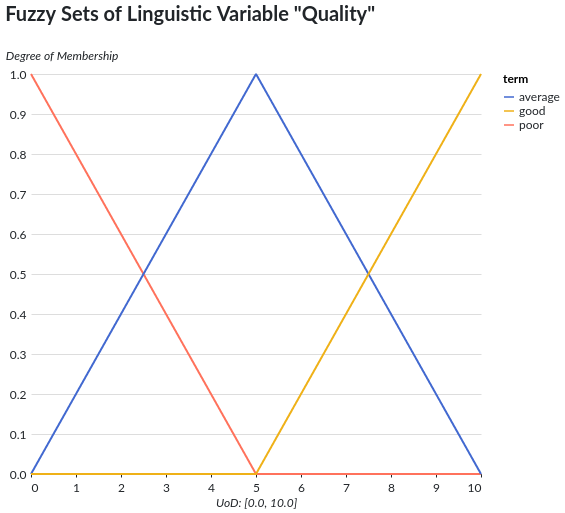

The notebook cell saved with this chart:
### Code cell
plot_linguistic_variable(quality)

### Figure 1 — Vega-Lite specification as saved in the notebook (floating-point values rounded to 4 significant figures; data arrays with more than 128 entries replaced by an {"elided": "..."} marker saying what was removed)
{"background": "#ffffff", "config": {"title": {"anchor": "start", "font": "Lato", "color": "#212529", "fontSize": 20, "fontStyle": "normal", "subtitleFontSize": 16, "subtitleColor": "#212529", "fontWeight": 700, "subtitleFontWeight": 400, "subtitleFontStyle": "italic", "dy": -20}, "legend": {"labelFont": "Lato", "labelFontSize": 12, "labelColor": "#212529", "padding": 0, "titleFontSize": 12, "titleFont": "Lato", "titleAnchor": "start", "titleFontWeight": 700}, "axis": {"titleFontSize": 12, "titleFontStyle": "italic", "titleFontWeight": 400, "titleFont": "Lato", "titleColor": "#212529", "labelFontSize": 12, "labelFont": "Lato", "labelColor": "#212529", "labelFontWeight": 400, "labelPadding": 5}, "axisY": {"domain": false, "grid": true, "grid_color": "#dee2e6", "gridWidth": 1, "ticks": false, "titleAngle": 0, "titleAlign": "left", "titleY": -12}, "axisX": {"domain": true, "domainColor": "#212529", "domainWidth": 1, "grid": false, "labelAngle": 0, "ticks": true, "tickColor": "#212529", "tickSize": 3}, "facet": {"spacing": 50}, "headerColumn": {"title": null, "titleFontSize": 14, "titleFontWeight": 700, "titleFont": "Lato", "labelAnchor": "middle", "labelFontSize": 12, "labelFontWeight": 700, "labelFont": "Lato"}, "headerRow": {"labelFont": "Lato", "labelFontSize": 12, "labelAngle": 0, "labelAlign": "left", "labelAnchor": "middle", "labelFontWeight": 700, "labelPadding": 25, "titleFont": "Lato", "titleFontSize": 14, "titleFontWeight": 700, "titleAngle": 0, "orient": "left", "title": null}, "area": {"fill": "#b6377a"}, "circle": {"fill": "#b6377a"}, "line": {"stroke": "#b6377a"}, "rule": {"stroke": "#212529"}, "path": {"stroke": "#b6377a"}, "point": {"stroke": "#b6377a"}, "rect": {"fill": "#b6377a"}, "shape": {"stroke": "#b6377a"}, "symbol": {"fill": "#b6377a"}, "bar": {"fill": "#b6377a"}, "view": {"stroke": "transparent"}, "range": {"category": {"scheme": "observable10"}, "diverging": {"scheme": "spectral"}, "heatmap": {"scheme": "magma"}, "ramp": {"scheme": "cividis"}, "ordinal": {"scheme": "lighttealblue"}}}, "layer": [{"data": {"name": "data-2ea804eb940e0d0d0b333dccad7f6015"}, "mark": {"type": "line"}, "encoding": {"color": {"field": "term", "type": "nominal"}, "x": {"field": "x", "title": "UoD: [0.0, 10.0]", "type": "quantitative"}, "y": {"field": "membership", "title": "Degree of Membership", "type": "quantitative"}}}, {"data": {"name": "data-c5016ae76859930f0529efeb5377bc64"}, "mark": {"type": "line"}, "encoding": {"color": {"field": "term", "type": "nominal"}, "x": {"field": "x", "title": "UoD: [0.0, 10.0]", "type": "quantitative"}, "y": {"field": "membership", "title": "Degree of Membership", "type": "quantitative"}}}, {"data": {"name": "data-ff572f8dda77b112482d2fc8d0913d43"}, "mark": {"type": "line"}, "encoding": {"color": {"field": "term", "type": "nominal"}, "x": {"field": "x", "title": "UoD: [0.0, 10.0]", "type": "quantitative"}, "y": {"field": "membership", "title": "Degree of Membership", "type": "quantitative"}}}], "height": 400, "title": {"text": "Fuzzy Sets of Linguistic Variable \"Quality\"", "subtitle": ""}, "width": 450, "$schema": "https://vega.github.io/schema/vega-lite/v6.1.0.json", "datasets": {"data-2ea804eb940e0d0d0b333dccad7f6015": {"elided": "1000 records"}, "data-c5016ae76859930f0529efeb5377bc64": {"elided": "1000 records"}, "data-ff572f8dda77b112482d2fc8d0913d43": {"elided": "1000 records"}}}
